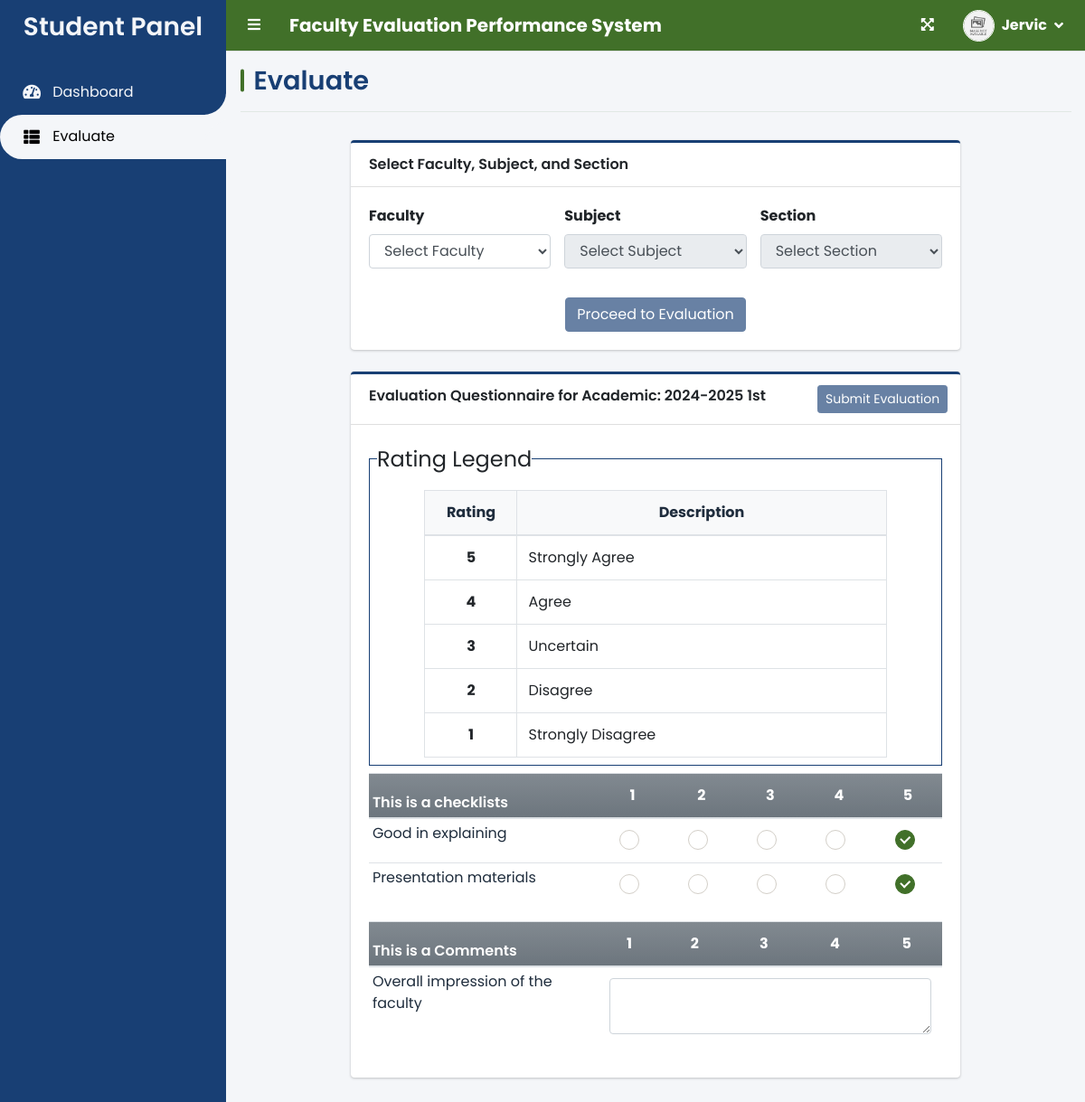
Screenshot of /index.php?page=evaluate (signed in) with the database file from the repository.
### tables this page shows
CREATE TABLE `criteria_list` (
  `id` int(30) NOT NULL,
  `criteria` text NOT NULL,
  `order_by` int(30) NOT NULL,
  `type` enum('checklist','textfield') NOT NULL DEFAULT 'checklist'
);

CREATE TABLE `question_list` (
  `id` int(30) NOT NULL,
  `academic_id` int(30) NOT NULL,
  `question` text NOT NULL,
  `order_by` int(30) NOT NULL,
  `criteria_id` int(30) NOT NULL,
  `type` enum('checklist','textfield') NOT NULL DEFAULT 'checklist'
);

### includes/functions.php (called while the page is built, shortened)
<?php
function ordinal_suffix($num)
{
    $num = $num % 100;
    if ($num < 11 || $num > 13) {
        switch ($num % 10) {
            case 1:
                return $num . 'st';
        }
    }
    return $num . 'th';
}

### student/evaluate.php (the view, shortened to what this page needs)
<?php
require_once 'includes/functions.php';
$student_type = $conn->query("SELECT type FROM student_list WHERE id = {$_SESSION['login_id']}")->fetch_assoc()['type'];
$is_irregular = ($student_type == 'irregular');
?>
<link rel="stylesheet" href="https://cdnjs.cloudflare.com/ajax/libs/OwlCarousel2/2.3.4/assets/owl.carousel.min.css">
<link rel="stylesheet" href="https://cdnjs.cloudflare.com/ajax/libs/OwlCarousel2/2.3.4/assets/owl.theme.default.min.css">
<div class="col-lg-12">
	<div class="row d-flex flex-column justify-content-center align-items-center">
		<div class="col-md-9">
            <?php if ($is_irregular): ?>
            <div class="card card-outline card-info mb-4">
                <div class="card-header">
                    <b>Select Faculty, Subject, and Section</b>
                </div>
                <div class="card-body">
                    <form id="irregular-selection">
                        <div class="row">
                            <div class="col-md-4">
                                <div class="form-group">
                                    <label for="faculty">Faculty</label>
                                    <select class="form-control select2" id="faculty" name="faculty_id" required>
                                        <option value="">Select Faculty</option>
                                    </select>
                                </div>
                            </div>
                            <div class="col-md-4">
                                <div class="form-group">
                                    <label for="subject">Subject</label>
                                    <select class="form-control select2" id="subject" name="subject_id" required disabled>
                                        <option value="">Select Subject</option>
                                    </select>
                                </div>
                            </div>
                            <div class="col-md-4">
                                <div class="form-group">
                                    <label for="class">Section</label>
                                    <select class="form-control select2" id="class" name="class_id" required disabled>
                                        <option value="">Select Section</option>
                                    </select>
                                </div>
                            </div>
                        </div>
                        <div class="text-center mt-3">
                            <button type="submit" class="btn btn-primary" id="proceed-btn" disabled>Proceed to Evaluation</button>
                        </div>
                    </form>
                </div>
            </div>
            <?php endif; ?>
		</div>
		<div class="col-md-9">
			<div class="card card-outline card-info">
				<div class="card-header">
					<b>Evaluation Questionnaire for Academic:
						<?php echo $_SESSION['academic']['year'] . ' ' . (ordinal_suffix($_SESSION['academic']['semester'])) ?>
					</b>
					<div class="card-tools">
						<button class="btn btn-sm btn-primary mx-1" form="manage-evaluation" id="submit-evaluation" <?php echo $is_irregular ? 'disabled' : '' ?>>Submit
							Evaluation</button>
					</div>
				</div>
				<div class="card-body">
					<fieldset class="border border-info p-2 w-100">
						<legend class="w-auto">Rating Legend</legend>
						<div class="row justify-content-center">
							<div class="col-md-10">
								<div class="table-responsive">
									<table class="table table-bordered mb-0">
										<thead class="bg-light">
											<tr class="text-center">
												<th width="20%">Rating</th>
												<th width="80%">Description</th>
											</tr>
										</thead>
										<tbody>
											<tr>
												<td class="text-center font-weight-bold">5</td>
												<td>Strongly Agree</td>
											</tr>
											<tr>
												<td class="text-center font-weight-bold">4</td>
												<td>Agree</td>
											</tr>
											<tr>
												<td class="text-center font-weight-bold">3</td>
												<td>Uncertain</td>
											</tr>
											<tr>
												<td class="text-center font-weight-bold">2</td>
												<td>Disagree</td>
											</tr>
											<tr>
												<td class="text-center font-weight-bold">1</td>
												<td>Strongly Disagree</td>
											</tr>
										</tbody>
									</table>
								</div>
							</div>
						</div>
					</fieldset>
					<form id="manage-evaluation">
						<?php
						$criteria = $conn->query("SELECT * FROM criteria_list where id in (SELECT criteria_id FROM question_list where academic_id = {$_SESSION['academic']['id']} ) order by abs(order_by) asc ");
						while ($crow = $criteria->fetch_assoc()):
							?>
							<table class="table table-condensed">
								<thead>
									<tr class="bg-gradient-secondary">
										<th class=" p-1"><b><?php echo $crow['criteria'] ?></b></th>
										<th class="text-center">1</th>
										<th class="text-center">2</th>
										<th class="text-center">3</th>
										<th class="text-center">4</th>
										<th class="text-center">5</th>
									</tr>
								</thead>
								<tbody class="tr-sortable">
									<?php
									$questions = $conn->query("SELECT * FROM question_list where criteria_id = {$crow['id']} and academic_id = {$_SESSION['academic']['id']} order by abs(order_by) asc ");
									while ($row = $questions->fetch_assoc()):
										?>
										<tr class="bg-white">
											<td class="p-1" width="40%">
												<?php echo $row['question'] ?>
											</td>
											<?php if($row['type'] == 'checklist'): ?>
												<?php for ($c = 1; $c <= 5; $c++): ?>
													<td class="text-center">
														<div class="icheck-success d-inline">
															<label for="qradio<?php echo $row['id'] . '_' . $c ?>">
															</label>
														</div>
													</td>
												<?php endfor; ?>
											<?php else: ?>
												<td colspan="5">
													<textarea name="rate[<?php echo $row['id'] ?>]" class="form-control" rows="2" required></textarea>
												</td>
											<?php endif; ?>
										</tr>
									<?php endwhile; ?>
								</tbody>
							</table>
						<?php endwhile; ?>
					</form>
				</div>
			</div>
		</div>
	</div>
</div>

### header.php (style rules this page uses)
body, .main-header, .main-sidebar, .content-wrapper, .card, .btn, .form-control, .nav-link, .dropdown-item, .modal-title, .table, .alert, .badge, .toast, .swal2-title, .swal2-content, .select2-container--default .select2-selection--single, .select2-container--default .select2-selection--multiple, .select2-container--default .select2-selection--single .select2-selection__rendered, .select2-container--default .select2-selection--multiple .select2-selection__rendered { font-family: 'Poppins', sans-serif !important; }
.font-weight-bold, b, strong { font-weight: 600 !important; }

### student/sidebar.php (style rules this page uses)
:root { --white: #f4f6f9; --black: #000; --sidebar-bg: #183f74; }

### rows the page displays
criteria_list: criteria "This is a checklists"
question_list: question "Good in explaining", type "checklist" (drawn)
question_list: question "Presentation materials", type "checklist" (drawn)
criteria_list: criteria "This is a Comments"
question_list: question "Overall impression of the faculty"

### other values shown
$_SESSION['system']['name'] "Faculty Evaluation Performance System"
$_SESSION['login_firstname'] "Jervic"
$title "Evaluate"
$_SESSION['academic']['year'] "2024-2025"
ordinal_suffix($_SESSION['academic']['semester']) "1st"
